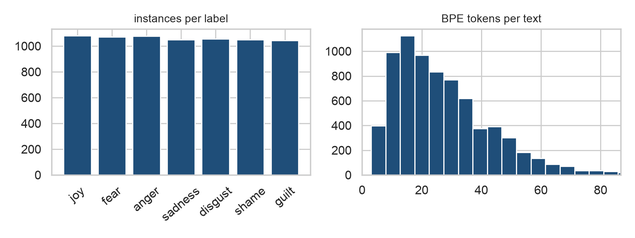
#> input picture figures/data.png, 635 x 238 px, shrunk from 1600 x 600 before the run
$ python slides.py
#> lines starting #> are read from the running program, lines starting #| are printed output that depends on the picture
#> (reads results/report.json from the repository)
import argparse
import json

import matplotlib.image as mpimg
import matplotlib.pyplot as plt
from matplotlib.backends.backend_pdf import PdfPages

W, H = 13.333, 7.5
NAVY = "#1f2d3d"
ACCENT = "#1f4e79"
GREY = "#5a6470"


def new_slide(pdf_title, number, footer):
    fig = plt.figure(figsize=(W, H))
    fig.patch.set_facecolor("white")
    fig.add_artist(plt.Rectangle((0, 0.9), 1, 0.1, transform=fig.transFigure, color=NAVY))
    fig.text(0.035, 0.95, pdf_title, color="white", fontsize=24, weight="bold", va="center")
    fig.text(0.965, 0.95, f"{number}/5", color="#c9d3dd", fontsize=13, va="center", ha="right")
    fig.text(0.035, 0.025, footer, color=GREY, fontsize=9)
    return fig


def bullets(fig, items, x=0.035, y=0.85, width=0.46, size=12.5, gap=0.012):
#> called with x = 0.035, y = 0.85, width = 0.47, size = 12.5, gap = 0.012
    for item in items:
        level = 0
        if item.startswith("- "):
            level, item = 1, item[2:]
        if item.startswith("## "):
            fig.text(x, y, item[3:], fontsize=size + 1, weight="bold", color=ACCENT, va="top")
            y -= 0.05
            continue
        marker = "•" if level == 0 else "–"
        indent = x + 0.02 * level
        chars = int(width * 150 * (12.5 / size)) - 3 * level
        lines = wrap(item, chars)
        fig.text(indent, y, marker, fontsize=size - level, va="top", color=ACCENT)
        for line in lines:
            fig.text(indent + 0.016, y, line, fontsize=size - level, va="top", color=NAVY)
            y -= 0.04 if level == 0 else 0.036
        y -= gap
    return y


def wrap(text, n):
    words, lines, cur = text.split(), [], ""
    for w in words:
        if len(cur) + len(w) + 1 > n and cur:
            lines.append(cur)
            cur = w
        else:
            cur = f"{cur} {w}".strip()
    lines.append(cur)
    return lines


def image(fig, path, rect):
#> called with path = 'figures/data.png'
    ax = fig.add_axes(rect)
    ax.imshow(mpimg.imread(path))
#> call 2 of image, with path = 'figures/vocab.png'
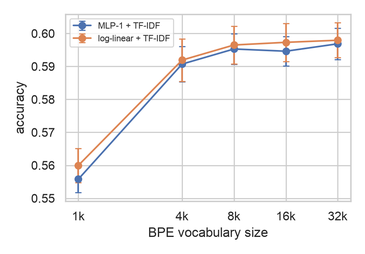
#> input picture figures/vocab.png, 365 x 254 px, shrunk from 920 x 640 before the run
    ax.axis("off")
    return ax


def table(fig, rect, header, rows, col_widths=None, size=11):
#> called with size = 13
    ax = fig.add_axes(rect)
    ax.axis("off")
    t = ax.table(cellText=rows, colLabels=header, loc="upper center", cellLoc="center",
                 colWidths=col_widths)
    t.auto_set_font_size(False)
    t.set_fontsize(size)
    t.scale(1, 1.6)
    for (r, c), cell in t.get_celld().items():
        cell.set_edgecolor("#c9d3dd")
        if r == 0:
            cell.set_facecolor(NAVY)
            cell.get_text().set_color("white")
            cell.get_text().set_weight("bold")
    return t


def main():
    p = argparse.ArgumentParser()
    p.add_argument("--authors", default="")
    p.add_argument("--out", default="slides.pdf")
    args = p.parse_args()
    rep = json.load(open("results/report.json"))
    s = rep["data_stats"]
    footer = "NLP1 2026 · Project 1 · Emotion classification on ISEAR"
    if args.authors:
        footer += f" · {args.authors}"

    with PdfPages(args.out) as pdf:
        fig = new_slide("Data and metrics", 1, footer)
        bullets(fig, [
            "## ISEAR: 7-way emotion classification",
            "Self-reported descriptions of an emotional episode; labels: joy, fear, anger, "
            "sadness, disgust, shame, guilt",
            f"Cleaning: {s['raw']:,} raw → {s['kept']:,} texts (dropped {s['empty_or_placeholder']} "
            f"placeholders like “NO RESPONSE”, {s['duplicates']} duplicates, "
            f"{s['conflicting']} texts with conflicting labels)",
            f"Balanced (~1,050 per class, chance 14.3%); short texts: median "
            f"{rep['length_median']:.0f} tokens, 95% under {rep['length_p95']:.0f}",
            "## Evaluation",
            "Stratified 10-fold CV × 3 repeats = 30 scores per system; identical folds for all "
            "systems, so comparisons are paired",
            "Accuracy: classes are balanced, so it is close to macro-F1 (we log both; the ranking is the same)",
            "Bayesian correlated t-test (Benavoli et al.) on fold scores; correlation ρ = 1/10 "
            "accounts for overlapping training sets",
            "ROPE = ±1 accuracy point ≈ 7 of ~743 texts per fold, below the fold-to-fold std "
            "(≈1.5 points); decide when a region has P > 0.95",
        ], width=0.47)
        image(fig, "figures/data.png", [0.52, 0.3, 0.46, 0.55])
        pdf.savefig(fig)
        plt.close(fig)

        fig = new_slide("Features", 2, footer)
        bullets(fig, [
            "## Segmentation: BPE, 8k vocabulary, lowercased",
            "ISEAR alone is small (~166k words), so BPE is trained on dair-ai/emotion "
            "(417k English tweets, first-person “i feel …” style), a similar register",
            "An external corpus also keeps the tokeniser from seeing the validation folds",
            "Punctuation is added to the initial alphabet: 0% [UNK] on ISEAR",
            "## Representations (V = 8,000 dims, sparse)",
            "Token indicator: h_v(x) = 1[v in x]",
            "Bag-of-words: h_v(x) = count(v, x)",
            "TF-IDF (ours): (1 + log tf) · idf, L2-normalised; idf is fitted on the training fold only",
            "- Down-weights words like “i”, “when”, “my” that occur in nearly every text "
            "and fixes the scale across text lengths",
            "86% of non-zero counts are 1, so indicators and counts carry almost the same information",
        ], width=0.5)
        image(fig, "figures/vocab.png", [0.56, 0.28, 0.42, 0.55])
        fig.text(0.77, 0.24, "Vocabulary size (TF-IDF, mean ± 2 s.e.): gains stop around 8k",
                 ha="center", fontsize=10, color=GREY)
        pdf.savefig(fig)
        plt.close(fig)

        fig = new_slide("Architectures", 3, footer)
        table(fig, [0.04, 0.45, 0.92, 0.41],
              ["", "Log-linear", "MLP-1 (1 hidden layer)", "MLP-2 (ours, 2 hidden)"],
              [["Structure", "softmax(Wh + b)", "V→256 → 7", "V→512→256 → 7"],
               ["Non-linearity", "–", "ReLU", "GELU"],
               ["Regularisation", "L2 (C = 1)", "dropout 0.5, weight decay 1e-4", "dropout 0.5, weight decay 1e-4"],
               ["Optimiser", "L-BFGS (sklearn)", "AdamW, lr 1e-3, batch 64", "AdamW, lr 1e-3, batch 64"],
               ["Parameters", "56k", "2.05M", "4.23M"]],
              col_widths=[0.16, 0.22, 0.31, 0.31], size=13)
        bullets(fig, [
            "Early stopping on cross-entropy over a 10% inner dev split of each training fold "
            "(patience 4, max 40 epochs); the validation fold is never used for model selection. "
            "Picking the best epoch on the validation fold, as in the tutorial, inflates the scores",
            "MLP-2 checks whether a deeper and wider network helps with 6.7k training texts",
            "Same seeds and same folds for every system; 270 models in total",
        ], y=0.5, width=0.93, size=13)
        pdf.savefig(fig)
        plt.close(fig)

        fig = new_slide("Results", 4, footer)
        image(fig, "figures/scores.png", [0.01, 0.38, 0.46, 0.5])
#> call 3 of image, with path = 'figures/scores.png'
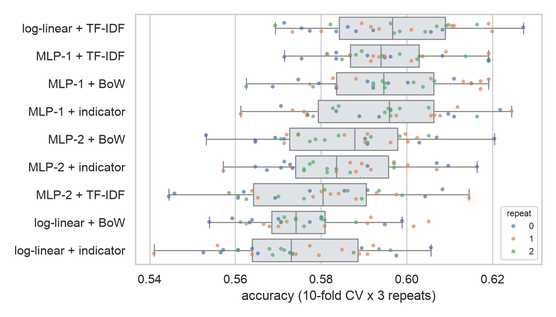
#> input picture figures/scores.png, 556 x 317 px, shrunk from 1400 x 800 before the run
        image(fig, "figures/posteriors.png", [0.0, 0.06, 0.6, 0.3])
#> call 4 of image, with path = 'figures/posteriors.png'
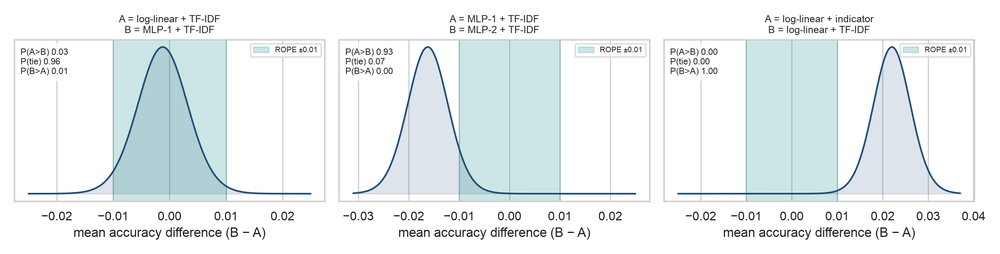
#> input picture figures/posteriors.png, 1000 x 254 px, shrunk from 2520 x 640 before the run
        bullets(fig, [
            "Best: log-linear + TF-IDF, 59.7% accuracy (macro-F1 0.594)",
            "Features: TF-IDF beats indicator and BoW for log-linear (+2.2 points, P = 0.997). "
            "Indicator ≡ BoW for every model (P(tie) > 0.97)",
            "For MLP-1 all three features are equivalent: the hidden layer learns its own reweighting",
            "Models: MLP-1 beats log-linear on indicator and BoW (+1.9 points, P ≈ 0.98) "
            "but is equivalent on TF-IDF (P(tie) = 0.96)",
            "MLP-2 never beats MLP-1; it is worse on TF-IDF (P = 0.93, undecided at 0.95)",
            "Our pick: log-linear + TF-IDF. It is equivalent to the best MLP with 37× fewer parameters, "
            "is deterministic and is interpretable",
        ], x=0.6, y=0.85, width=0.3, size=11.5)
        pdf.savefig(fig)
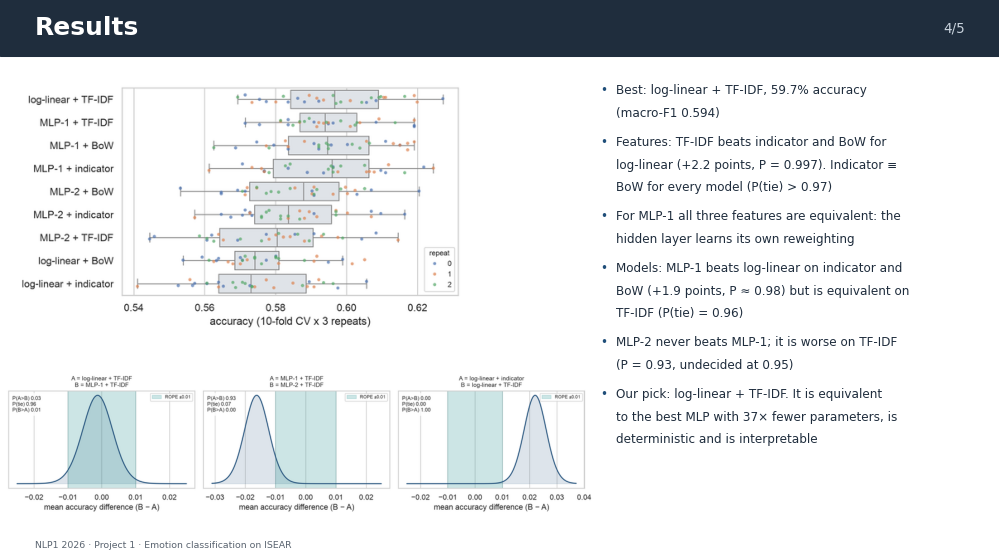
#> figure drawn by matplotlib, 2 panels
        plt.close(fig)

        fig = new_slide("Extra: errors, shortcuts and ROPE sensitivity", 5, footer)
        image(fig, "figures/confusion.png", [0.0, 0.08, 0.36, 0.8])
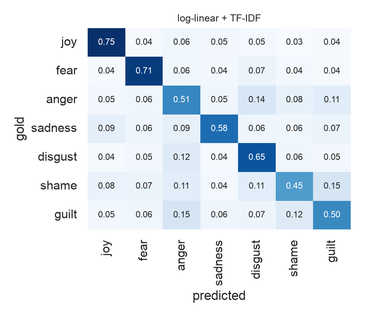
#> input picture figures/confusion.png, 365 x 317 px, shrunk from 920 x 800 before the run
        tops = rep["top_features"]
        rows = [[k, ", ".join(v[:5])] for k, v in tops.items()]
        table(fig, [0.37, 0.48, 0.3, 0.38], ["label", "top log-linear tokens"], rows,
              col_widths=[0.25, 0.75], size=10)
        bullets(fig, [
            "Errors: shame ↔ guilt (0.15 / 0.12) and anger → disgust/guilt; joy and fear are easiest",
            "Shortcut: the top weights are often the label word itself; 23% of texts name their own emotion",
            "ROPE sensitivity: at ±0.5 points MLP-2 + TF-IDF loses to every top system; "
            "at ±2 points no system is decisively better than any other",
            "So the claim that features and models matter holds only for differences of about 1–2 "
            "points",
            "Next: subword n-grams and pretrained embeddings (project 2)",
        ], x=0.69, y=0.85, width=0.23, size=11)
        pdf.savefig(fig)
        plt.close(fig)


if __name__ == "__main__":
    main()
